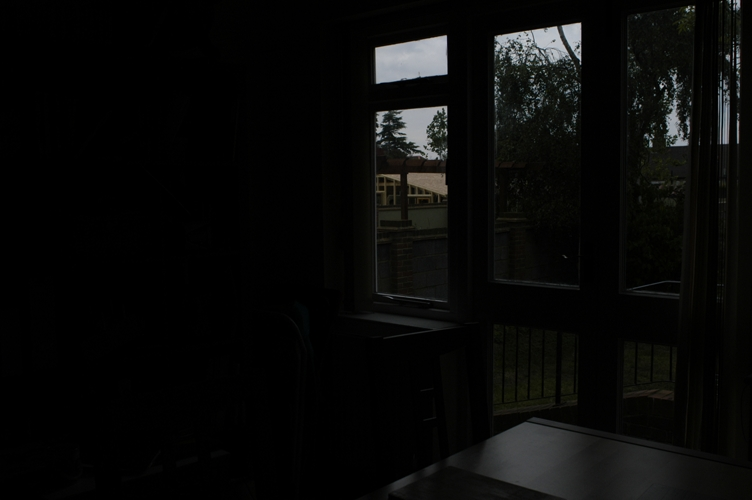
#> input picture prePBL/prog/img/house/A.jpg, 752 x 500 px
$ python alphaBlending.py
#> lines starting #> are read from the running program, lines starting #| are printed output that depends on the picture
# -*- coding: utf-8 -*-

import numpy as np
import cv2


def main():
    # input image files
    folderNM = './img/house/'
    fNM = ['A.jpg', 'B.jpg', 'C.jpg', 'D.jpg']
    imgs = [cv2.imread("{}{}".format(folderNM, fn))/255 for fn in fNM]
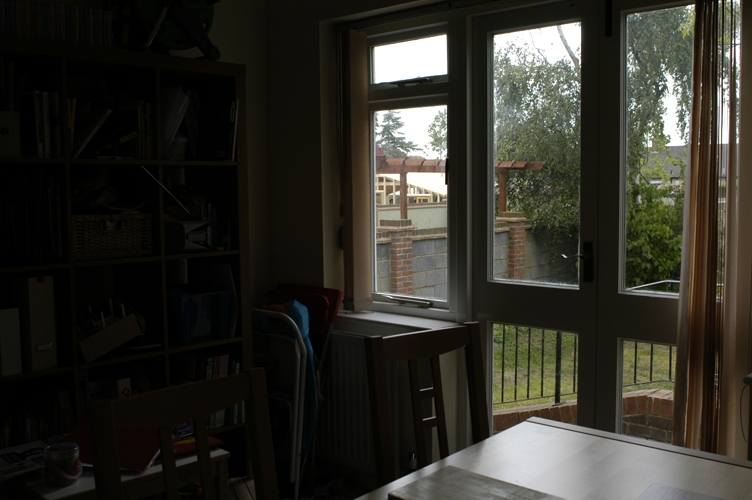
#> input picture prePBL/prog/img/house/B.jpg, 752 x 500 px
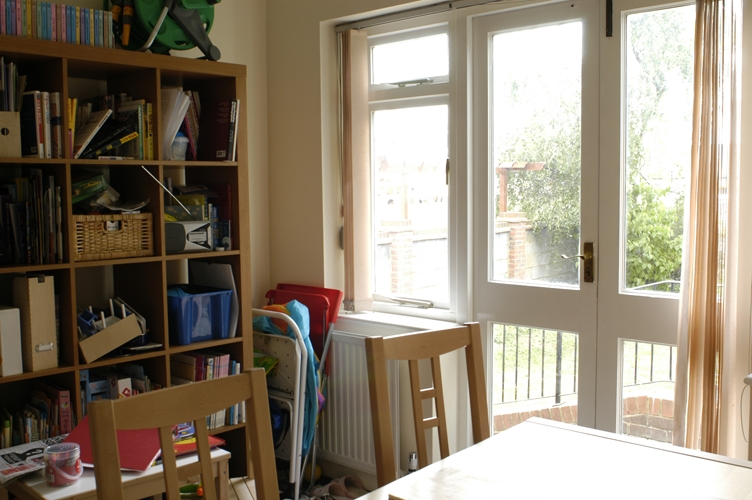
#> input picture prePBL/prog/img/house/C.jpg, 752 x 500 px
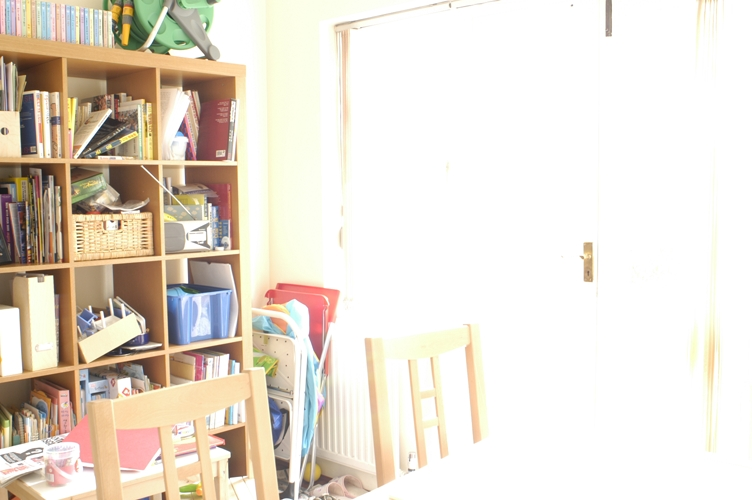
#> input picture prePBL/prog/img/house/D.jpg, 752 x 500 px
#> imgs = 4 items
    '''imgs[0] <- first image, imgs[1] <- second image, ...'''

    # decide alpha values (weight for each image)
    alphas = [0.2, 0.3, 0.3, 0.2]
    '''alphas[0] <- for first image, alphas[1] <- for second image, ...'''

    # initialize result image matrix
    rImg = np.zeros(imgs[0].shape)
    # simple alpha blending
    for img, alpha in zip(imgs, alphas):
        rImg += alpha*img
#> this loop made 4 passes
#> alpha on passes 1 to 4: 0.2, 0.3, 0.3, 0.2
#> pass 2, in main, `rImg += alpha*img`:
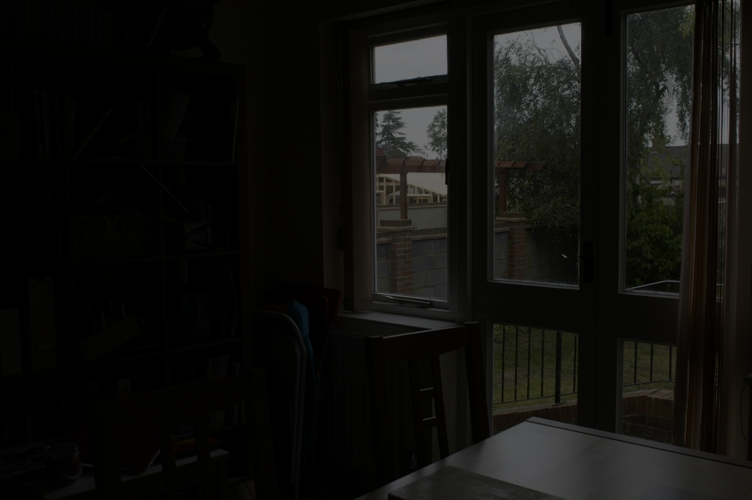
#> rImg: shape (500, 752, 3) float64; mean of channels 0, 1, 2 0.052, 0.0613, 0.0628; drawn as B, G, R
#> pass 3, in main, `rImg += alpha*img`:
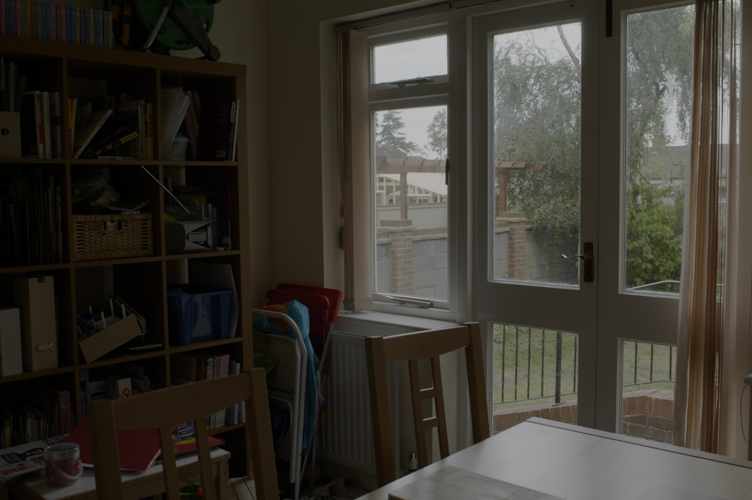
#> rImg: shape (500, 752, 3) float64; mean of channels 0, 1, 2 0.188, 0.217, 0.232; drawn as B, G, R
#> after the loop:
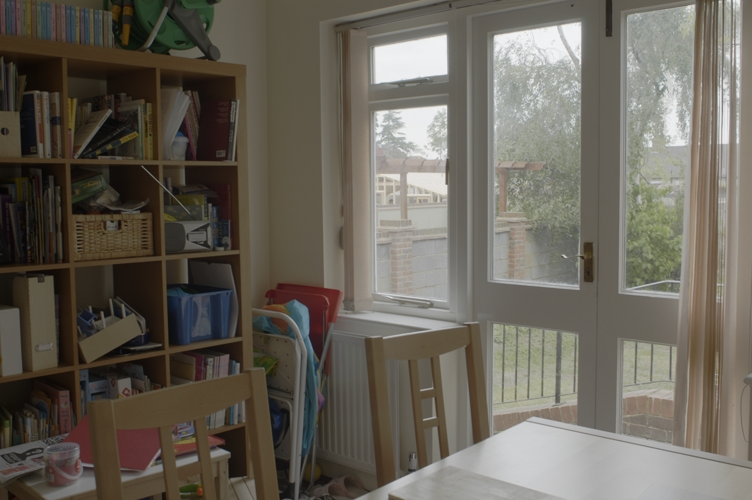
#> rImg: shape (500, 752, 3) float64; mean of channels 0, 1, 2 0.353, 0.391, 0.412; drawn as B, G, R
    '''i.e.) res = alphas[0]*imgs[0] + alphas[1]*imgs[1] + ...'''
    # normalization
    rImg /= np.sum(alphas)

    # show output image
    cv2.imshow('result', rImg)
    cv2.waitKey(0)
    cv2.destroyAllWindows()

    cv2.imwrite('res/ABCD.png', rImg*255)


if __name__ == '__main__':
    main()
